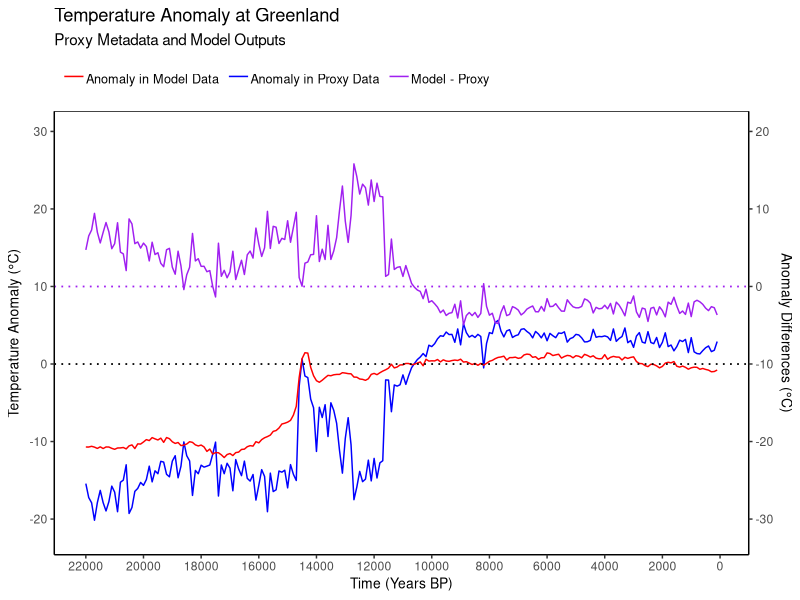
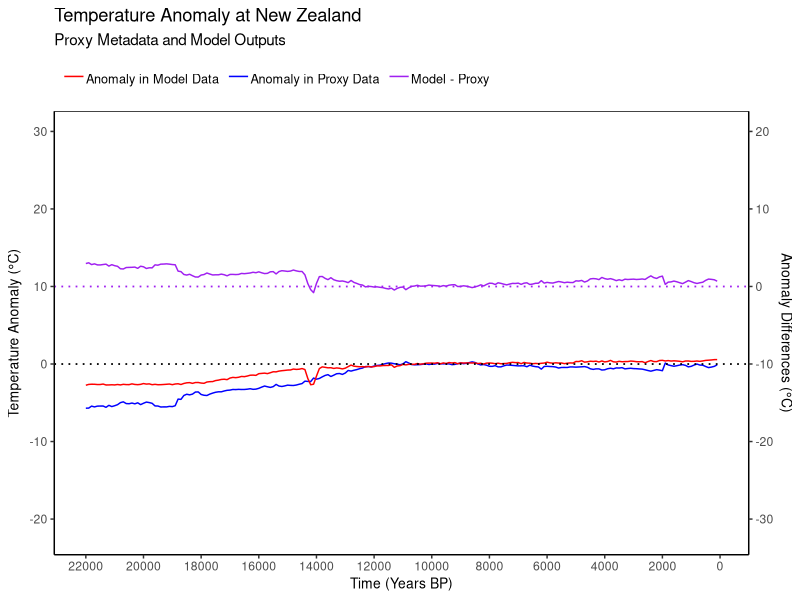
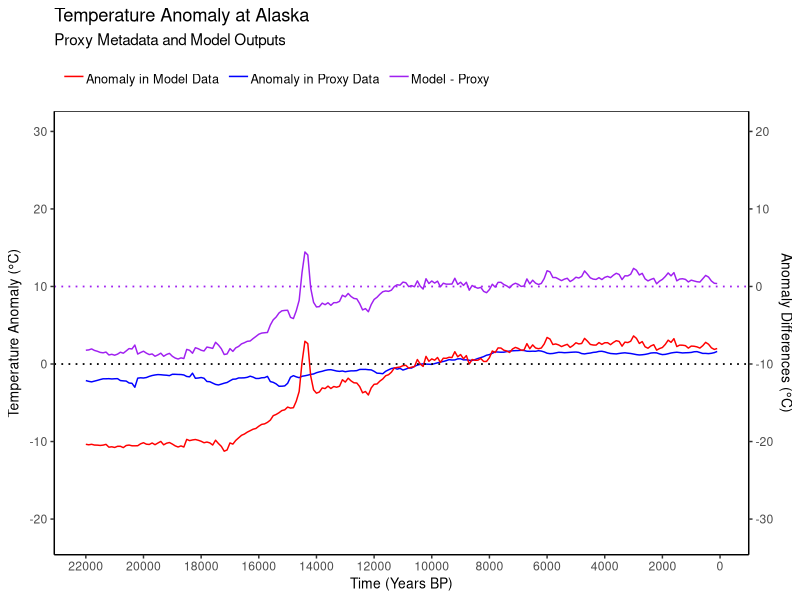
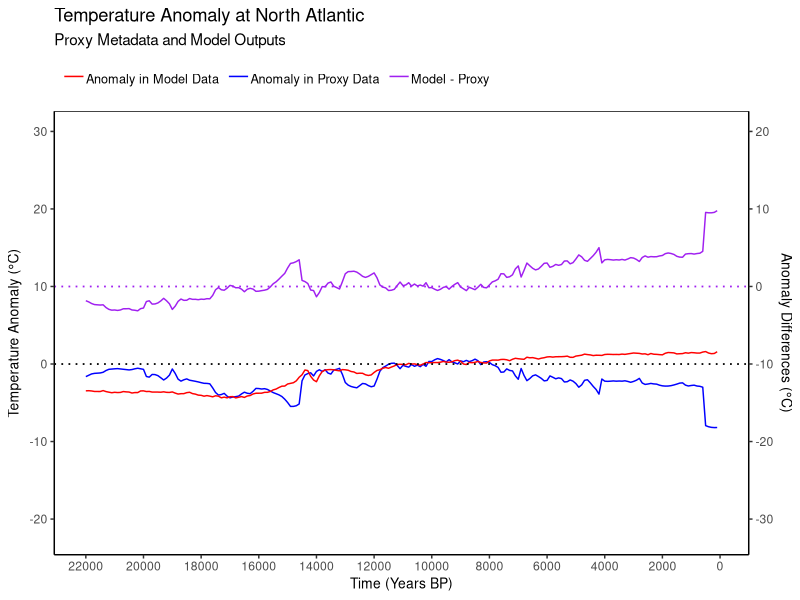
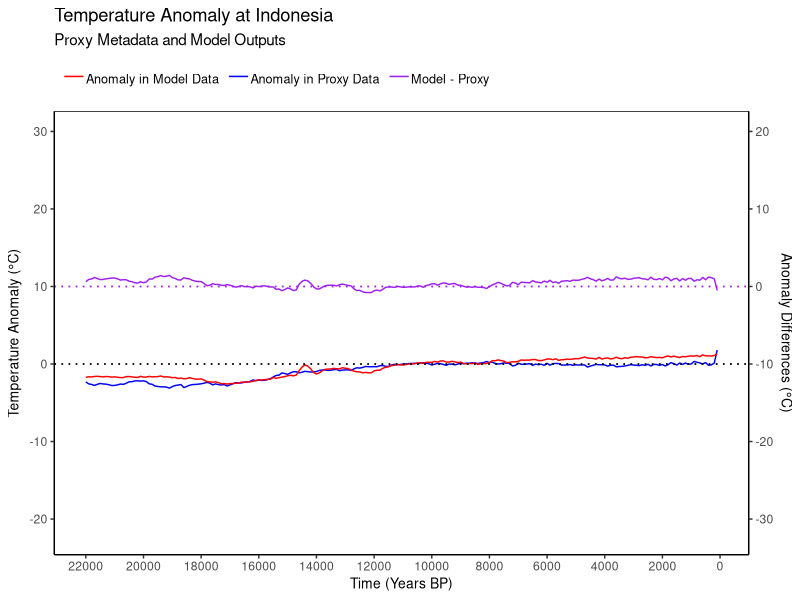
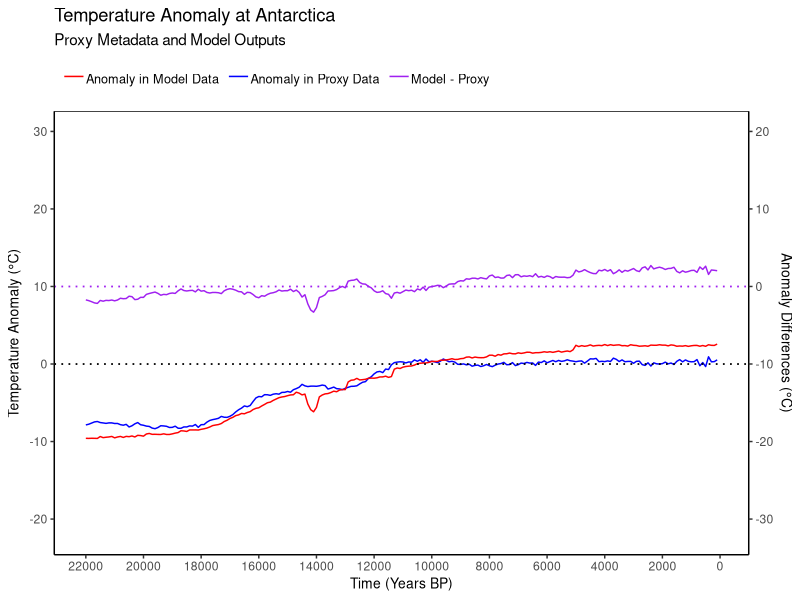
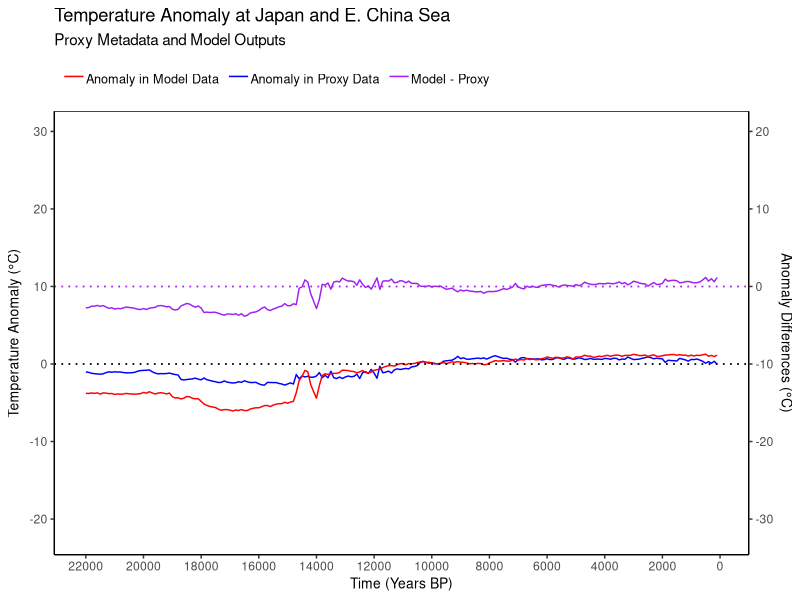
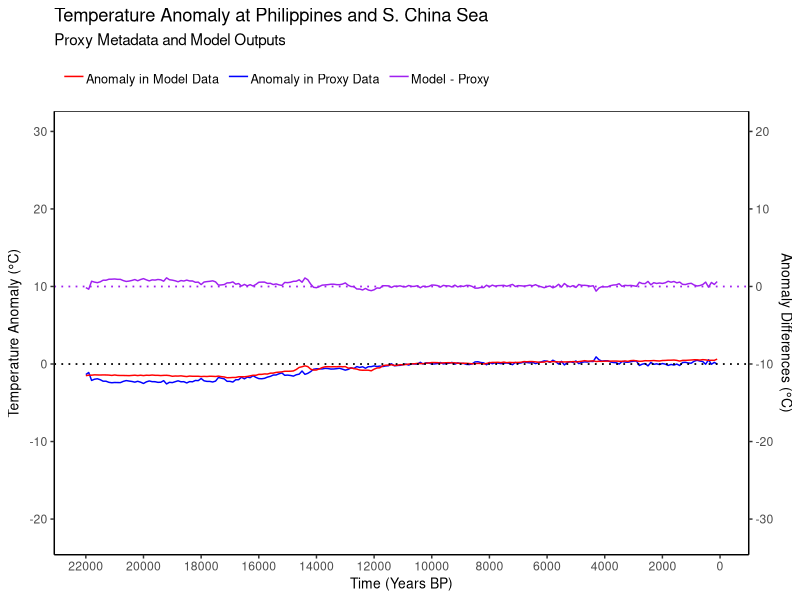

Write R code to recreate these figures, in order.
library(readr)
library(ggplot2)

proxy <- read_csv("proxy_region.csv")
model <- read_csv("model_region.csv")
diff <- data.frame(matrix(vector(), 220, 23, dimnames=list(
  c(), 
  c("X1",
    "time",
    "new_zealand", 
    "greenland", 
    "n_atlantic", 
    "s_atlantic", 
    "indonesia",
    "japan",
    "oregon",
    "alaska",
    "china",
    "congo",
    "mediterranean",
    "antarctica",
    "arabean_sea",
    "gulf_of_mexico",
    "e_pacific",
    "s_australia",
    "philippines",
    "s_america",
    "iceland",
    "scandinavia",
    "w_africa"
  )
))
)

for(row in 1:220){
  for(col in 3:23){
    diff[row,col] <- as.numeric(model[row,col]) - as.numeric(proxy[row,col])
  }
}

diff$time <- model$time
proxy$time <- model$time

#greenland
plot_data <- data.frame(time=proxy$time, proxy=proxy$greenland, model=model$greenland, diff=diff$greenland)
plot <- ggplot()+
  geom_line(data=plot_data,aes(time, proxy, colour = "Anomaly in Proxy Data"))+
  geom_line(data=plot_data,aes(time, model, colour = "Anomaly in Model Data"))+
  geom_line(data=plot_data,aes(time, diff+10, colour = "Model - Proxy"))+
  scale_colour_manual(values = c(
    'Anomaly in Proxy Data' = 'blue',
    'Anomaly in Model Data' = 'red',
    'Model - Proxy' = 'purple'
  ))+  
  geom_hline(yintercept = 0, size = 0.6, linetype='dotted') +
  geom_hline(yintercept = 10, size = 0.6, linetype='dotted', colour="purple") +
  scale_y_continuous(name = expression("Temperature Anomaly (°C)"), limits = c(-22, 30), 
                     sec.axis = sec_axis(~.-10, name = "Anomaly Differences (°C)"))+
  labs(y = "Anomaly",
       x = "Time (Years BP)",
       colour = 'Legend') +
  ggtitle("Temperature Anomaly at Greenland", "Proxy Metadata and Model Outputs") +
  theme(panel.grid.major = element_blank(), panel.grid.minor = element_blank(),
        panel.background = element_blank(), axis.line.x = element_line(colour = "black"),
        axis.title.y=element_text(size=10),
        panel.border = element_rect(colour = "black", fill=NA),
        axis.line= element_line(colour = "black"),
        axis.title.x=element_text(size=10),
        legend.justification = c(0, 0),
        legend.position = "top",
        legend.spacing.x = unit(10, 'pt'),
        legend.text = element_text(margin = margin(t = 3), size=rel(0.83)),
        legend.background = element_rect(colour = NA),
        legend.key = element_rect(colour = "white", fill = NA),
        legend.title = element_blank()
  ) +
  scale_x_reverse(limits = c(22000, 100), breaks = scales::pretty_breaks(n = 10))
plot
ggsave("../img/regional_plots/greenland.jpg", width = 6, height = 4)


#new zealand
plot_data <- data.frame(time=proxy$time, proxy=proxy$new_zealand, model=model$new_zealand, diff=diff$new_zealand)
plot <- ggplot()+
  geom_line(data=plot_data,aes(time, proxy, colour = "Anomaly in Proxy Data"))+
  geom_line(data=plot_data,aes(time, model, colour = "Anomaly in Model Data"))+
  geom_line(data=plot_data,aes(time, diff+10, colour = "Model - Proxy"))+
  scale_colour_manual(values = c(
    'Anomaly in Proxy Data' = 'blue',
    'Anomaly in Model Data' = 'red',
    'Model - Proxy' = 'purple'
  ))+  
  geom_hline(yintercept = 0, size = 0.6, linetype='dotted') +
  geom_hline(yintercept = 10, size = 0.6, linetype='dotted', colour="purple") +
  scale_y_continuous(name = expression("Temperature Anomaly (°C)"), limits = c(-22, 30), 
                     sec.axis = sec_axis(~.-10, name = "Anomaly Differences (°C)"))+
  labs(y = "Anomaly",
       x = "Time (Years BP)",
       colour = 'Legend') +
  ggtitle("Temperature Anomaly at New Zealand", "Proxy Metadata and Model Outputs") +
  theme(panel.grid.major = element_blank(), panel.grid.minor = element_blank(),
        panel.background = element_blank(), axis.line.x = element_line(colour = "black"),
        axis.title.y=element_text(size=10),
        panel.border = element_rect(colour = "black", fill=NA),
        axis.line= element_line(colour = "black"),
        axis.title.x=element_text(size=10),
        legend.justification = c(0, 0),
        legend.position = "top",
        legend.spacing.x = unit(10, 'pt'),
        legend.text = element_text(margin = margin(t = 3), size=rel(0.83)),
        legend.background = element_rect(colour = NA),
        legend.key = element_rect(colour = "white", fill = NA),
        legend.title = element_blank()
  ) +
  scale_x_reverse(limits = c(22000, 100), breaks = scales::pretty_breaks(n = 10))
plot
ggsave("../img/regional_plots/new_zealand.jpg", width = 6, height = 4)

#alaska
plot_data <- data.frame(time=proxy$time, proxy=proxy$alaska, model=model$alaska, diff=diff$alaska)
plot <- ggplot()+
  geom_line(data=plot_data,aes(time, proxy, colour = "Anomaly in Proxy Data"))+
  geom_line(data=plot_data,aes(time, model, colour = "Anomaly in Model Data"))+
  geom_line(data=plot_data,aes(time, diff+10, colour = "Model - Proxy"))+
  scale_colour_manual(values = c(
    'Anomaly in Proxy Data' = 'blue',
    'Anomaly in Model Data' = 'red',
    'Model - Proxy' = 'purple'
  ))+  
  geom_hline(yintercept = 0, size = 0.6, linetype='dotted') +
  geom_hline(yintercept = 10, size = 0.6, linetype='dotted', colour="purple") +
  scale_y_continuous(name = expression("Temperature Anomaly (°C)"), limits = c(-22, 30), 
                     sec.axis = sec_axis(~.-10, name = "Anomaly Differences (°C)"))+
  labs(y = "Anomaly",
       x = "Time (Years BP)",
       colour = 'Legend') +
  ggtitle("Temperature Anomaly at Alaska", "Proxy Metadata and Model Outputs") +
  theme(panel.grid.major = element_blank(), panel.grid.minor = element_blank(),
        panel.background = element_blank(), axis.line.x = element_line(colour = "black"),
        axis.title.y=element_text(size=10),
        panel.border = element_rect(colour = "black", fill=NA),
        axis.line= element_line(colour = "black"),
        axis.title.x=element_text(size=10),
        legend.justification = c(0, 0),
        legend.position = "top",
        legend.spacing.x = unit(10, 'pt'),
        legend.text = element_text(margin = margin(t = 3), size=rel(0.83)),
        legend.background = element_rect(colour = NA),
        legend.key = element_rect(colour = "white", fill = NA),
        legend.title = element_blank()
  ) +
  scale_x_reverse(limits = c(22000, 100), breaks = scales::pretty_breaks(n = 10))
plot
ggsave("../img/regional_plots/alaska.jpg", width = 6, height = 4)

#north atlantic
plot_data <- data.frame(time=proxy$time, proxy=proxy$n_atlantic, model=model$n_atlantic, diff=diff$n_atlantic)
plot <- ggplot()+
  geom_line(data=plot_data,aes(time, proxy, colour = "Anomaly in Proxy Data"))+
  geom_line(data=plot_data,aes(time, model, colour = "Anomaly in Model Data"))+
  geom_line(data=plot_data,aes(time, diff+10, colour = "Model - Proxy"))+
  scale_colour_manual(values = c(
    'Anomaly in Proxy Data' = 'blue',
    'Anomaly in Model Data' = 'red',
    'Model - Proxy' = 'purple'
  ))+  
  geom_hline(yintercept = 0, size = 0.6, linetype='dotted') +
  geom_hline(yintercept = 10, size = 0.6, linetype='dotted', colour="purple") +
  scale_y_continuous(name = expression("Temperature Anomaly (°C)"), limits = c(-22, 30), 
                     sec.axis = sec_axis(~.-10, name = "Anomaly Differences (°C)"))+
  labs(y = "Anomaly",
       x = "Time (Years BP)",
       colour = 'Legend') +
  ggtitle("Temperature Anomaly at North Atlantic", "Proxy Metadata and Model Outputs") +
  theme(panel.grid.major = element_blank(), panel.grid.minor = element_blank(),
        panel.background = element_blank(), axis.line.x = element_line(colour = "black"),
        axis.title.y=element_text(size=10),
        panel.border = element_rect(colour = "black", fill=NA),
        axis.line= element_line(colour = "black"),
        axis.title.x=element_text(size=10),
        legend.justification = c(0, 0),
        legend.position = "top",
        legend.spacing.x = unit(10, 'pt'),
        legend.text = element_text(margin = margin(t = 3), size=rel(0.83)),
        legend.background = element_rect(colour = NA),
        legend.key = element_rect(colour = "white", fill = NA),
        legend.title = element_blank()
  ) +
  scale_x_reverse(limits = c(22000, 100), breaks = scales::pretty_breaks(n = 10))
plot
ggsave("../img/regional_plots/north_atlantic.jpg", width = 6, height = 4)

#indonesia
plot_data <- data.frame(time=proxy$time, proxy=proxy$indonesia, model=model$indonesia, diff=diff$indonesia)
plot <- ggplot()+
  geom_line(data=plot_data,aes(time, proxy, colour = "Anomaly in Proxy Data"))+
  geom_line(data=plot_data,aes(time, model, colour = "Anomaly in Model Data"))+
  geom_line(data=plot_data,aes(time, diff+10, colour = "Model - Proxy"))+
  scale_colour_manual(values = c(
    'Anomaly in Proxy Data' = 'blue',
    'Anomaly in Model Data' = 'red',
    'Model - Proxy' = 'purple'
  ))+  
  geom_hline(yintercept = 0, size = 0.6, linetype='dotted') +
  geom_hline(yintercept = 10, size = 0.6, linetype='dotted', colour="purple") +
  scale_y_continuous(name = expression("Temperature Anomaly (°C)"), limits = c(-22, 30), 
                     sec.axis = sec_axis(~.-10, name = "Anomaly Differences (°C)"))+
  labs(y = "Anomaly",
       x = "Time (Years BP)",
       colour = 'Legend') +
  ggtitle("Temperature Anomaly at Indonesia", "Proxy Metadata and Model Outputs") +
  theme(panel.grid.major = element_blank(), panel.grid.minor = element_blank(),
        panel.background = element_blank(), axis.line.x = element_line(colour = "black"),
        axis.title.y=element_text(size=10),
        panel.border = element_rect(colour = "black", fill=NA),
        axis.line= element_line(colour = "black"),
        axis.title.x=element_text(size=10),
        legend.justification = c(0, 0),
        legend.position = "top",
        legend.spacing.x = unit(10, 'pt'),
        legend.text = element_text(margin = margin(t = 3), size=rel(0.83)),
        legend.background = element_rect(colour = NA),
        legend.key = element_rect(colour = "white", fill = NA),
        legend.title = element_blank()
  ) +
  scale_x_reverse(limits = c(22000, 100), breaks = scales::pretty_breaks(n = 10))
plot
ggsave("../img/regional_plots/indonesia.jpg", width = 6, height = 4)

#antarctica
plot_data <- data.frame(time=proxy$time, proxy=proxy$antarctica, model=model$antarctica, diff=diff$antarctica)
plot <- ggplot()+
  geom_line(data=plot_data,aes(time, proxy, colour = "Anomaly in Proxy Data"))+
  geom_line(data=plot_data,aes(time, model, colour = "Anomaly in Model Data"))+
  geom_line(data=plot_data,aes(time, diff+10, colour = "Model - Proxy"))+
  scale_colour_manual(values = c(
    'Anomaly in Proxy Data' = 'blue',
    'Anomaly in Model Data' = 'red',
    'Model - Proxy' = 'purple'
  ))+  
  geom_hline(yintercept = 0, size = 0.6, linetype='dotted') +
  geom_hline(yintercept = 10, size = 0.6, linetype='dotted', colour="purple") +
  scale_y_continuous(name = expression("Temperature Anomaly (°C)"), limits = c(-22, 30), 
                     sec.axis = sec_axis(~.-10, name = "Anomaly Differences (°C)"))+
  labs(y = "Anomaly",
       x = "Time (Years BP)",
       colour = 'Legend') +
  ggtitle("Temperature Anomaly at Antarctica", "Proxy Metadata and Model Outputs") +
  theme(panel.grid.major = element_blank(), panel.grid.minor = element_blank(),
        panel.background = element_blank(), axis.line.x = element_line(colour = "black"),
        axis.title.y=element_text(size=10),
        panel.border = element_rect(colour = "black", fill=NA),
        axis.line= element_line(colour = "black"),
        axis.title.x=element_text(size=10),
        legend.justification = c(0, 0),
        legend.position = "top",
        legend.spacing.x = unit(10, 'pt'),
        legend.text = element_text(margin = margin(t = 3), size=rel(0.83)),
        legend.background = element_rect(colour = NA),
        legend.key = element_rect(colour = "white", fill = NA),
        legend.title = element_blank()
  ) +
  scale_x_reverse(limits = c(22000, 100), breaks = scales::pretty_breaks(n = 10))
plot
ggsave("../img/regional_plots/antarctica.jpg", width = 6, height = 4)

#japan
plot_data <- data.frame(time=proxy$time, proxy=proxy$japan, model=model$japan, diff=diff$japan)
plot <- ggplot()+
  geom_line(data=plot_data,aes(time, proxy, colour = "Anomaly in Proxy Data"))+
  geom_line(data=plot_data,aes(time, model, colour = "Anomaly in Model Data"))+
  geom_line(data=plot_data,aes(time, diff+10, colour = "Model - Proxy"))+
  scale_colour_manual(values = c(
    'Anomaly in Proxy Data' = 'blue',
    'Anomaly in Model Data' = 'red',
    'Model - Proxy' = 'purple'
  ))+  
  geom_hline(yintercept = 0, size = 0.6, linetype='dotted') +
  geom_hline(yintercept = 10, size = 0.6, linetype='dotted', colour="purple") +
  scale_y_continuous(name = expression("Temperature Anomaly (°C)"), limits = c(-22, 30), 
                     sec.axis = sec_axis(~.-10, name = "Anomaly Differences (°C)"))+
  labs(y = "Anomaly",
       x = "Time (Years BP)",
       colour = 'Legend') +
  ggtitle("Temperature Anomaly at Japan and E. China Sea", "Proxy Metadata and Model Outputs") +
  theme(panel.grid.major = element_blank(), panel.grid.minor = element_blank(),
        panel.background = element_blank(), axis.line.x = element_line(colour = "black"),
        axis.title.y=element_text(size=10),
        panel.border = element_rect(colour = "black", fill=NA),
        axis.line= element_line(colour = "black"),
        axis.title.x=element_text(size=10),
        legend.justification = c(0, 0),
        legend.position = "top",
        legend.spacing.x = unit(10, 'pt'),
        legend.text = element_text(margin = margin(t = 3), size=rel(0.83)),
        legend.background = element_rect(colour = NA),
        legend.key = element_rect(colour = "white", fill = NA),
        legend.title = element_blank()
  ) +
  scale_x_reverse(limits = c(22000, 100), breaks = scales::pretty_breaks(n = 10))
plot
ggsave("../img/regional_plots/japan.jpg", width = 6, height = 4)

#philippines
plot_data <- data.frame(time=proxy$time, proxy=proxy$philippines, model=model$philippines, diff=diff$philippines)
plot <- ggplot()+
  geom_line(data=plot_data,aes(time, proxy, colour = "Anomaly in Proxy Data"))+
  geom_line(data=plot_data,aes(time, model, colour = "Anomaly in Model Data"))+
  geom_line(data=plot_data,aes(time, diff+10, colour = "Model - Proxy"))+
  scale_colour_manual(values = c(
    'Anomaly in Proxy Data' = 'blue',
    'Anomaly in Model Data' = 'red',
    'Model - Proxy' = 'purple'
  ))+  
  geom_hline(yintercept = 0, size = 0.6, linetype='dotted') +
  geom_hline(yintercept = 10, size = 0.6, linetype='dotted', colour="purple") +
  scale_y_continuous(name = expression("Temperature Anomaly (°C)"), limits = c(-22, 30), 
                     sec.axis = sec_axis(~.-10, name = "Anomaly Differences (°C)"))+
  labs(y = "Anomaly",
       x = "Time (Years BP)",
       colour = 'Legend') +
  ggtitle("Temperature Anomaly at Philippines and S. China Sea", "Proxy Metadata and Model Outputs") +
  theme(panel.grid.major = element_blank(), panel.grid.minor = element_blank(),
        panel.background = element_blank(), axis.line.x = element_line(colour = "black"),
        axis.title.y=element_text(size=10),
        panel.border = element_rect(colour = "black", fill=NA),
        axis.line= element_line(colour = "black"),
        axis.title.x=element_text(size=10),
        legend.justification = c(0, 0),
        legend.position = "top",
        legend.spacing.x = unit(10, 'pt'),
        legend.text = element_text(margin = margin(t = 3), size=rel(0.83)),
        legend.background = element_rect(colour = NA),
        legend.key = element_rect(colour = "white", fill = NA),
        legend.title = element_blank()
  ) +
  scale_x_reverse(limits = c(22000, 100), breaks = scales::pretty_breaks(n = 10))
plot
ggsave("../img/regional_plots/philippines.jpg", width = 6, height = 4)

#south australia
plot_data <- data.frame(time=proxy$time, proxy=proxy$s_australia, model=model$s_australia, diff=diff$s_australia)
plot <- ggplot()+
  geom_line(data=plot_data,aes(time, proxy, colour = "Anomaly in Proxy Data"))+
  geom_line(data=plot_data,aes(time, model, colour = "Anomaly in Model Data"))+
  geom_line(data=plot_data,aes(time, diff+10, colour = "Model - Proxy"))+
  scale_colour_manual(values = c(
    'Anomaly in Proxy Data' = 'blue',
    'Anomaly in Model Data' = 'red',
    'Model - Proxy' = 'purple'
  ))+  
  geom_hline(yintercept = 0, size = 0.6, linetype='dotted') +
  geom_hline(yintercept = 10, size = 0.6, linetype='dotted', colour="purple") +
  scale_y_continuous(name = expression("Temperature Anomaly (°C)"), limits = c(-22, 30), 
                     sec.axis = sec_axis(~.-10, name = "Anomaly Differences (°C)"))+
  labs(y = "Anomaly",
       x = "Time (Years BP)",
       colour = 'Legend') +
  ggtitle("Temperature Anomaly at Offshore S. Australia", "Proxy Metadata and Model Outputs") +
  theme(panel.grid.major = element_blank(), panel.grid.minor = element_blank(),
        panel.background = element_blank(), axis.line.x = element_line(colour = "black"),
        axis.title.y=element_text(size=10),
        panel.border = element_rect(colour = "black", fill=NA),
        axis.line= element_line(colour = "black"),
        axis.title.x=element_text(size=10),
        legend.justification = c(0, 0),
        legend.position = "top",
        legend.spacing.x = unit(10, 'pt'),
        legend.text = element_text(margin = margin(t = 3), size=rel(0.83)),
        legend.background = element_rect(colour = NA),
        legend.key = element_rect(colour = "white", fill = NA),
        legend.title = element_blank()
  ) +
  scale_x_reverse(limits = c(22000, 100), breaks = scales::pretty_breaks(n = 10))
plot
ggsave("../img/regional_plots/s_australia.jpg", width = 6, height = 4)

#oregon
plot_data <- data.frame(time=proxy$time, proxy=proxy$oregon, model=model$oregon, diff=diff$oregon)
plot <- ggplot()+
  geom_line(data=plot_data,aes(time, proxy, colour = "Anomaly in Proxy Data"))+
  geom_line(data=plot_data,aes(time, model, colour = "Anomaly in Model Data"))+
  geom_line(data=plot_data,aes(time, diff+10, colour = "Model - Proxy"))+
  scale_colour_manual(values = c(
    'Anomaly in Proxy Data' = 'blue',
    'Anomaly in Model Data' = 'red',
    'Model - Proxy' = 'purple'
  ))+  
  geom_hline(yintercept = 0, size = 0.6, linetype='dotted') +
  geom_hline(yintercept = 10, size = 0.6, linetype='dotted', colour="purple") +
  scale_y_continuous(name = expression("Temperature Anomaly (°C)"), limits = c(-22, 30), 
                     sec.axis = sec_axis(~.-10, name = "Anomaly Differences (°C)"))+
  labs(y = "Anomaly",
       x = "Time (Years BP)",
       colour = 'Legend') +
  ggtitle("Temperature Anomaly at Offshore Oregon", "Proxy Metadata and Model Outputs") +
  theme(panel.grid.major = element_blank(), panel.grid.minor = element_blank(),
        panel.background = element_blank(), axis.line.x = element_line(colour = "black"),
        axis.title.y=element_text(size=10),
        panel.border = element_rect(colour = "black", fill=NA),
        axis.line= element_line(colour = "black"),
        axis.title.x=element_text(size=10),
        legend.justification = c(0, 0),
        legend.position = "top",
        legend.spacing.x = unit(10, 'pt'),
        legend.text = element_text(margin = margin(t = 3), size=rel(0.83)),
        legend.background = element_rect(colour = NA),
        legend.key = element_rect(colour = "white", fill = NA),
        legend.title = element_blank()
  ) +
  scale_x_reverse(limits = c(22000, 100), breaks = scales::pretty_breaks(n = 10))
plot
ggsave("../img/regional_plots/oregon.jpg", width = 6, height = 4)

#eastern pacific
plot_data <- data.frame(time=proxy$time, proxy=proxy$e_pacific, model=model$e_pacific, diff=diff$e_pacific)
plot <- ggplot()+
  geom_line(data=plot_data,aes(time, proxy, colour = "Anomaly in Proxy Data"))+
  geom_line(data=plot_data,aes(time, model, colour = "Anomaly in Model Data"))+
  geom_line(data=plot_data,aes(time, diff+10, colour = "Model - Proxy"))+
  scale_colour_manual(values = c(
    'Anomaly in Proxy Data' = 'blue',
    'Anomaly in Model Data' = 'red',
    'Model - Proxy' = 'purple'
  ))+  
  geom_hline(yintercept = 0, size = 0.6, linetype='dotted') +
  geom_hline(yintercept = 10, size = 0.6, linetype='dotted', colour="purple") +
  scale_y_continuous(name = expression("Temperature Anomaly (°C)"), limits = c(-22, 30), 
                     sec.axis = sec_axis(~.-10, name = "Anomaly Differences (°C)"))+
  labs(y = "Anomaly",
       x = "Time (Years BP)",
       colour = 'Legend') +
  ggtitle("Temperature Anomaly at Tropical E. Pacific", "Proxy Metadata and Model Outputs") +
  theme(panel.grid.major = element_blank(), panel.grid.minor = element_blank(),
        panel.background = element_blank(), axis.line.x = element_line(colour = "black"),
        axis.title.y=element_text(size=10),
        panel.border = element_rect(colour = "black", fill=NA),
        axis.line= element_line(colour = "black"),
        axis.title.x=element_text(size=10),
        legend.justification = c(0, 0),
        legend.position = "top",
        legend.spacing.x = unit(10, 'pt'),
        legend.text = element_text(margin = margin(t = 3), size=rel(0.83)),
        legend.background = element_rect(colour = NA),
        legend.key = element_rect(colour = "white", fill = NA),
        legend.title = element_blank()
  ) +
  scale_x_reverse(limits = c(22000, 100), breaks = scales::pretty_breaks(n = 10))
plot
ggsave("../img/regional_plots/tropical_e_pacific.jpg", width = 6, height = 4)

#caribbean and g of mexic
plot_data <- data.frame(time=proxy$time, proxy=proxy$gulf_of_mexico, model=model$gulf_of_mexico, diff=diff$gulf_of_mexico)
plot <- ggplot()+
  geom_line(data=plot_data,aes(time, proxy, colour = "Anomaly in Proxy Data"))+
  geom_line(data=plot_data,aes(time, model, colour = "Anomaly in Model Data"))+
  geom_line(data=plot_data,aes(time, diff+10, colour = "Model - Proxy"))+
  scale_colour_manual(values = c(
    'Anomaly in Proxy Data' = 'blue',
    'Anomaly in Model Data' = 'red',
    'Model - Proxy' = 'purple'
  ))+  
  geom_hline(yintercept = 0, size = 0.6, linetype='dotted') +
  geom_hline(yintercept = 10, size = 0.6, linetype='dotted', colour="purple") +
  scale_y_continuous(name = expression("Temperature Anomaly (°C)"), limits = c(-22, 30), 
                     sec.axis = sec_axis(~.-10, name = "Anomaly Differences (°C)"))+
  labs(y = "Anomaly",
       x = "Time (Years BP)",
       colour = 'Legend') +
  ggtitle("Temperature Anomaly at Caribbean and Gulf of Mexico", "Proxy Metadata and Model Outputs") +
  theme(panel.grid.major = element_blank(), panel.grid.minor = element_blank(),
        panel.background = element_blank(), axis.line.x = element_line(colour = "black"),
        axis.title.y=element_text(size=10),
        panel.border = element_rect(colour = "black", fill=NA),
        axis.line= element_line(colour = "black"),
        axis.title.x=element_text(size=10),
        legend.justification = c(0, 0),
        legend.position = "top",
        legend.spacing.x = unit(10, 'pt'),
        legend.text = element_text(margin = margin(t = 3), size=rel(0.83)),
        legend.background = element_rect(colour = NA),
        legend.key = element_rect(colour = "white", fill = NA),
        legend.title = element_blank()
  ) +
  scale_x_reverse(limits = c(22000, 100), breaks = scales::pretty_breaks(n = 10))
plot
ggsave("../img/regional_plots/caribbean.jpg", width = 6, height = 4)

# west coast of south america
plot_data <- data.frame(time=proxy$time, proxy=proxy$s_america, model=model$s_america, diff=diff$s_america)
plot <- ggplot()+
  geom_line(data=plot_data,aes(time, proxy, colour = "Anomaly in Proxy Data"))+
  geom_line(data=plot_data,aes(time, model, colour = "Anomaly in Model Data"))+
  geom_line(data=plot_data,aes(time, diff+10, colour = "Model - Proxy"))+
  scale_colour_manual(values = c(
    'Anomaly in Proxy Data' = 'blue',
    'Anomaly in Model Data' = 'red',
    'Model - Proxy' = 'purple'
  ))+  
  geom_hline(yintercept = 0, size = 0.6, linetype='dotted') +
  geom_hline(yintercept = 10, size = 0.6, linetype='dotted', colour="purple") +
  scale_y_continuous(name = expression("Temperature Anomaly (°C)"), limits = c(-22, 30), 
                     sec.axis = sec_axis(~.-10, name = "Anomaly Differences (°C)"))+
  labs(y = "Anomaly",
       x = "Time (Years BP)",
       colour = 'Legend') +
  ggtitle("Temperature Anomaly at West Coast of South America", "Proxy Metadata and Model Outputs") +
  theme(panel.grid.major = element_blank(), panel.grid.minor = element_blank(),
        panel.background = element_blank(), axis.line.x = element_line(colour = "black"),
        axis.title.y=element_text(size=10),
        panel.border = element_rect(colour = "black", fill=NA),
        axis.line= element_line(colour = "black"),
        axis.title.x=element_text(size=10),
        legend.justification = c(0, 0),
        legend.position = "top",
        legend.spacing.x = unit(10, 'pt'),
        legend.text = element_text(margin = margin(t = 3), size=rel(0.83)),
        legend.background = element_rect(colour = NA),
        legend.key = element_rect(colour = "white", fill = NA),
        legend.title = element_blank()
  ) +
  scale_x_reverse(limits = c(22000, 100), breaks = scales::pretty_breaks(n = 10))
plot
ggsave("../img/regional_plots/w_s_america.jpg", width = 6, height = 4)

#congo
plot_data <- data.frame(time=proxy$time, proxy=proxy$congo, model=model$congo, diff=diff$congo)
plot <- ggplot()+
  geom_line(data=plot_data,aes(time, proxy, colour = "Anomaly in Proxy Data"))+
  geom_line(data=plot_data,aes(time, model, colour = "Anomaly in Model Data"))+
  geom_line(data=plot_data,aes(time, diff+10, colour = "Model - Proxy"))+
  scale_colour_manual(values = c(
    'Anomaly in Proxy Data' = 'blue',
    'Anomaly in Model Data' = 'red',
    'Model - Proxy' = 'purple'
  ))+  
  geom_hline(yintercept = 0, size = 0.6, linetype='dotted') +
  geom_hline(yintercept = 10, size = 0.6, linetype='dotted', colour="purple") +
  scale_y_continuous(name = expression("Temperature Anomaly (°C)"), limits = c(-22, 30), 
                     sec.axis = sec_axis(~.-10, name = "Anomaly Differences (°C)"))+
  labs(y = "Anomaly",
       x = "Time (Years BP)",
       colour = 'Legend') +
  ggtitle("Temperature Anomaly at Congo", "Proxy Metadata and Model Outputs") +
  theme(panel.grid.major = element_blank(), panel.grid.minor = element_blank(),
        panel.background = element_blank(), axis.line.x = element_line(colour = "black"),
        axis.title.y=element_text(size=10),
        panel.border = element_rect(colour = "black", fill=NA),
        axis.line= element_line(colour = "black"),
        axis.title.x=element_text(size=10),
        legend.justification = c(0, 0),
        legend.position = "top",
        legend.spacing.x = unit(10, 'pt'),
        legend.text = element_text(margin = margin(t = 3), size=rel(0.83)),
        legend.background = element_rect(colour = NA),
        legend.key = element_rect(colour = "white", fill = NA),
        legend.title = element_blank()
  ) +
  scale_x_reverse(limits = c(22000, 100), breaks = scales::pretty_breaks(n = 10))
plot
ggsave("../img/regional_plots/congo.jpg", width = 6, height = 4)

#sw africa
plot_data <- data.frame(time=proxy$time, proxy=proxy$w_africa, model=model$w_africa, diff=diff$w_africa)
plot <- ggplot()+
  geom_line(data=plot_data,aes(time, proxy, colour = "Anomaly in Proxy Data"))+
  geom_line(data=plot_data,aes(time, model, colour = "Anomaly in Model Data"))+
  geom_line(data=plot_data,aes(time, diff+10, colour = "Model - Proxy"))+
  scale_colour_manual(values = c(
    'Anomaly in Proxy Data' = 'blue',
    'Anomaly in Model Data' = 'red',
    'Model - Proxy' = 'purple'
  ))+  
  geom_hline(yintercept = 0, size = 0.6, linetype='dotted') +
  geom_hline(yintercept = 10, size = 0.6, linetype='dotted', colour="purple") +
  scale_y_continuous(name = expression("Temperature Anomaly (°C)"), limits = c(-22, 30), 
                     sec.axis = sec_axis(~.-10, name = "Anomaly Differences (°C)"))+
  labs(y = "Anomaly",
       x = "Time (Years BP)",
       colour = 'Legend') +
  ggtitle("Temperature Anomaly at Tropical SW. African Coast", "Proxy Metadata and Model Outputs") +
  theme(panel.grid.major = element_blank(), panel.grid.minor = element_blank(),
        panel.background = element_blank(), axis.line.x = element_line(colour = "black"),
        axis.title.y=element_text(size=10),
        panel.border = element_rect(colour = "black", fill=NA),
        axis.line= element_line(colour = "black"),
        axis.title.x=element_text(size=10),
        legend.justification = c(0, 0),
        legend.position = "top",
        legend.spacing.x = unit(10, 'pt'),
        legend.text = element_text(margin = margin(t = 3), size=rel(0.83)),
        legend.background = element_rect(colour = NA),
        legend.key = element_rect(colour = "white", fill = NA),
        legend.title = element_blank()
  ) +
  scale_x_reverse(limits = c(22000, 100), breaks = scales::pretty_breaks(n = 10))
plot
ggsave("../img/regional_plots/sw_africa.jpg", width = 6, height = 4)

#arabian sea
plot_data <- data.frame(time=proxy$time, proxy=proxy$arabean_sea, model=model$arabean_sea, diff=diff$arabean_sea)
plot <- ggplot()+
  geom_line(data=plot_data,aes(time, proxy, colour = "Anomaly in Proxy Data"))+
  geom_line(data=plot_data,aes(time, model, colour = "Anomaly in Model Data"))+
  geom_line(data=plot_data,aes(time, diff+10, colour = "Model - Proxy"))+
  scale_colour_manual(values = c(
    'Anomaly in Proxy Data' = 'blue',
    'Anomaly in Model Data' = 'red',
    'Model - Proxy' = 'purple'
  ))+  
  geom_hline(yintercept = 0, size = 0.6, linetype='dotted') +
  geom_hline(yintercept = 10, size = 0.6, linetype='dotted', colour="purple") +
  scale_y_continuous(name = expression("Temperature Anomaly (°C)"), limits = c(-22, 30), 
                     sec.axis = sec_axis(~.-10, name = "Anomaly Differences (°C)"))+
  labs(y = "Anomaly",
       x = "Time (Years BP)",
       colour = 'Legend') +
  ggtitle("Temperature Anomaly at Arabean Sea", "Proxy Metadata and Model Outputs") +
  theme(panel.grid.major = element_blank(), panel.grid.minor = element_blank(),
        panel.background = element_blank(), axis.line.x = element_line(colour = "black"),
        axis.title.y=element_text(size=10),
        panel.border = element_rect(colour = "black", fill=NA),
        axis.line= element_line(colour = "black"),
        axis.title.x=element_text(size=10),
        legend.justification = c(0, 0),
        legend.position = "top",
        legend.spacing.x = unit(10, 'pt'),
        legend.text = element_text(margin = margin(t = 3), size=rel(0.83)),
        legend.background = element_rect(colour = NA),
        legend.key = element_rect(colour = "white", fill = NA),
        legend.title = element_blank()
  ) +
  scale_x_reverse(limits = c(22000, 100), breaks = scales::pretty_breaks(n = 10))
plot
ggsave("../img/regional_plots/arabean_sea.jpg", width = 6, height = 4)

#iceland
plot_data <- data.frame(time=proxy$time, proxy=proxy$iceland, model=model$iceland, diff=diff$iceland)
plot <- ggplot()+
  geom_line(data=plot_data,aes(time, proxy, colour = "Anomaly in Proxy Data"))+
  geom_line(data=plot_data,aes(time, model, colour = "Anomaly in Model Data"))+
  geom_line(data=plot_data,aes(time, diff+10, colour = "Model - Proxy"))+
  scale_colour_manual(values = c(
    'Anomaly in Proxy Data' = 'blue',
    'Anomaly in Model Data' = 'red',
    'Model - Proxy' = 'purple'
  ))+  
  geom_hline(yintercept = 0, size = 0.6, linetype='dotted') +
  geom_hline(yintercept = 10, size = 0.6, linetype='dotted', colour="purple") +
  scale_y_continuous(name = expression("Temperature Anomaly (°C)"), limits = c(-22, 30), 
                     sec.axis = sec_axis(~.-10, name = "Anomaly Differences (°C)"))+
  labs(y = "Anomaly",
       x = "Time (Years BP)",
       colour = 'Legend') +
  ggtitle("Temperature Anomaly at Iceland and British Isles", "Proxy Metadata and Model Outputs") +
  theme(panel.grid.major = element_blank(), panel.grid.minor = element_blank(),
        panel.background = element_blank(), axis.line.x = element_line(colour = "black"),
        axis.title.y=element_text(size=10),
        panel.border = element_rect(colour = "black", fill=NA),
        axis.line= element_line(colour = "black"),
        axis.title.x=element_text(size=10),
        legend.justification = c(0, 0),
        legend.position = "top",
        legend.spacing.x = unit(10, 'pt'),
        legend.text = element_text(margin = margin(t = 3), size=rel(0.83)),
        legend.background = element_rect(colour = NA),
        legend.key = element_rect(colour = "white", fill = NA),
        legend.title = element_blank()
  ) +
  scale_x_reverse(limits = c(22000, 100), breaks = scales::pretty_breaks(n = 10))
plot
ggsave("../img/regional_plots/iceland.jpg", width = 6, height = 4)

#scandinavia
plot_data <- data.frame(time=proxy$time, proxy=proxy$scandinavia, model=model$scandinavia, diff=diff$scandinavia)
plot <- ggplot()+
  geom_line(data=plot_data,aes(time, proxy, colour = "Anomaly in Proxy Data"))+
  geom_line(data=plot_data,aes(time, model, colour = "Anomaly in Model Data"))+
  geom_line(data=plot_data,aes(time, diff+10, colour = "Model - Proxy"))+
  scale_colour_manual(values = c(
    'Anomaly in Proxy Data' = 'blue',
    'Anomaly in Model Data' = 'red',
    'Model - Proxy' = 'purple'
  ))+  
  geom_hline(yintercept = 0, size = 0.6, linetype='dotted') +
  geom_hline(yintercept = 10, size = 0.6, linetype='dotted', colour="purple") +
  scale_y_continuous(name = expression("Temperature Anomaly (°C)"), limits = c(-22, 30), 
                     sec.axis = sec_axis(~.-10, name = "Anomaly Differences (°C)"))+
  labs(y = "Anomaly",
       x = "Time (Years BP)",
       colour = 'Legend') +
  ggtitle("Temperature Anomaly at Scandinavia, Svalbard and Denmark", "Proxy Metadata and Model Outputs") +
  theme(panel.grid.major = element_blank(), panel.grid.minor = element_blank(),
        panel.background = element_blank(), axis.line.x = element_line(colour = "black"),
        axis.title.y=element_text(size=10),
        panel.border = element_rect(colour = "black", fill=NA),
        axis.line= element_line(colour = "black"),
        axis.title.x=element_text(size=10),
        legend.justification = c(0, 0),
        legend.position = "top",
        legend.spacing.x = unit(10, 'pt'),
        legend.text = element_text(margin = margin(t = 3), size=rel(0.83)),
        legend.background = element_rect(colour = NA),
        legend.key = element_rect(colour = "white", fill = NA),
        legend.title = element_blank()
  ) +
  scale_x_reverse(limits = c(22000, 100), breaks = scales::pretty_breaks(n = 10))
plot
ggsave("../img/regional_plots/scandinavia.jpg", width = 6, height = 4)

#Mediterranean
plot_data <- data.frame(time=proxy$time, proxy=proxy$mediterranean, model=model$mediterranean, diff=diff$mediterranean)
plot <- ggplot()+
  geom_line(data=plot_data,aes(time, proxy, colour = "Anomaly in Proxy Data"))+
  geom_line(data=plot_data,aes(time, model, colour = "Anomaly in Model Data"))+
  geom_line(data=plot_data,aes(time, diff+10, colour = "Model - Proxy"))+
  scale_colour_manual(values = c(
    'Anomaly in Proxy Data' = 'blue',
    'Anomaly in Model Data' = 'red',
    'Model - Proxy' = 'purple'
  ))+  
  geom_hline(yintercept = 0, size = 0.6, linetype='dotted') +
  geom_hline(yintercept = 10, size = 0.6, linetype='dotted', colour="purple") +
  scale_y_continuous(name = expression("Temperature Anomaly (°C)"), limits = c(-22, 30), 
                     sec.axis = sec_axis(~.-10, name = "Anomaly Differences (°C)"))+
  labs(y = "Anomaly",
       x = "Time (Years BP)",
       colour = 'Legend') +
  ggtitle("Temperature Anomaly at Mediterranean Sea", "Proxy Metadata and Model Outputs") +
  theme(panel.grid.major = element_blank(), panel.grid.minor = element_blank(),
        panel.background = element_blank(), axis.line.x = element_line(colour = "black"),
        axis.title.y=element_text(size=10),
        panel.border = element_rect(colour = "black", fill=NA),
        axis.line= element_line(colour = "black"),
        axis.title.x=element_text(size=10),
        legend.justification = c(0, 0),
        legend.position = "top",
        legend.spacing.x = unit(10, 'pt'),
        legend.text = element_text(margin = margin(t = 3), size=rel(0.83)),
        legend.background = element_rect(colour = NA),
        legend.key = element_rect(colour = "white", fill = NA),
        legend.title = element_blank()
  ) +
  scale_x_reverse(limits = c(22000, 100), breaks = scales::pretty_breaks(n = 10))
plot
ggsave("../img/regional_plots/mediterranean.jpg", width = 6, height = 4)

#south atlantic
plot_data <- data.frame(time=proxy$time, proxy=proxy$s_atlantic, model=model$s_atlantic, diff=diff$s_atlantic)
plot <- ggplot()+
  geom_line(data=plot_data,aes(time, proxy, colour = "Anomaly in Proxy Data"))+
  geom_line(data=plot_data,aes(time, model, colour = "Anomaly in Model Data"))+
  geom_line(data=plot_data,aes(time, diff+10, colour = "Model - Proxy"))+
  scale_colour_manual(values = c(
    'Anomaly in Proxy Data' = 'blue',
    'Anomaly in Model Data' = 'red',
    'Model - Proxy' = 'purple'
  ))+  
  geom_hline(yintercept = 0, size = 0.6, linetype='dotted') +
  geom_hline(yintercept = 10, size = 0.6, linetype='dotted', colour="purple") +
  scale_y_continuous(name = expression("Temperature Anomaly (°C)"), limits = c(-22, 30), 
                     sec.axis = sec_axis(~.-10, name = "Anomaly Differences (°C)"))+
  labs(y = "Anomaly",
       x = "Time (Years BP)",
       colour = 'Legend') +
  ggtitle("Temperature Anomaly at South Atlantic", "Proxy Metadata and Model Outputs") +
  theme(panel.grid.major = element_blank(), panel.grid.minor = element_blank(),
        panel.background = element_blank(), axis.line.x = element_line(colour = "black"),
        axis.title.y=element_text(size=10),
        panel.border = element_rect(colour = "black", fill=NA),
        axis.line= element_line(colour = "black"),
        axis.title.x=element_text(size=10),
        legend.justification = c(0, 0),
        legend.position = "top",
        legend.spacing.x = unit(10, 'pt'),
        legend.text = element_text(margin = margin(t = 3), size=rel(0.83)),
        legend.background = element_rect(colour = NA),
        legend.key = element_rect(colour = "white", fill = NA),
        legend.title = element_blank()
  ) +
  scale_x_reverse(limits = c(22000, 100), breaks = scales::pretty_breaks(n = 10))
plot
ggsave("../img/regional_plots/south_atlantic.jpg", width = 6, height = 4)

#china
plot_data <- data.frame(time=proxy$time, proxy=proxy$china, model=model$china, diff=diff$china)
plot <- ggplot()+
  geom_line(data=plot_data,aes(time, proxy, colour = "Anomaly in Proxy Data"))+
  geom_line(data=plot_data,aes(time, model, colour = "Anomaly in Model Data"))+
  geom_line(data=plot_data,aes(time, diff+10, colour = "Model - Proxy"))+
  scale_colour_manual(values = c(
    'Anomaly in Proxy Data' = 'blue',
    'Anomaly in Model Data' = 'red',
    'Model - Proxy' = 'purple'
  ))+  
  geom_hline(yintercept = 0, size = 0.6, linetype='dotted') +
  geom_hline(yintercept = 10, size = 0.6, linetype='dotted', colour="purple") +
  scale_y_continuous(name = expression("Temperature Anomaly (°C)"), limits = c(-22, 30), 
                     sec.axis = sec_axis(~.-10, name = "Anomaly Differences (°C)"))+
  labs(y = "Anomaly",
       x = "Time (Years BP)",
       colour = 'Legend') +
  ggtitle("Temperature Anomaly at North-Central China", "Proxy Metadata and Model Outputs") +
  theme(panel.grid.major = element_blank(), panel.grid.minor = element_blank(),
        panel.background = element_blank(), axis.line.x = element_line(colour = "black"),
        axis.title.y=element_text(size=10),
        panel.border = element_rect(colour = "black", fill=NA),
        axis.line= element_line(colour = "black"),
        axis.title.x=element_text(size=10),
        legend.justification = c(0, 0),
        legend.position = "top",
        legend.spacing.x = unit(10, 'pt'),
        legend.text = element_text(margin = margin(t = 3), size=rel(0.83)),
        legend.background = element_rect(colour = NA),
        legend.key = element_rect(colour = "white", fill = NA),
        legend.title = element_blank()
  ) +
  scale_x_reverse(limits = c(22000, 100), breaks = scales::pretty_breaks(n = 10))
plot
ggsave("../img/regional_plots/china.jpg", width = 6, height = 4)
